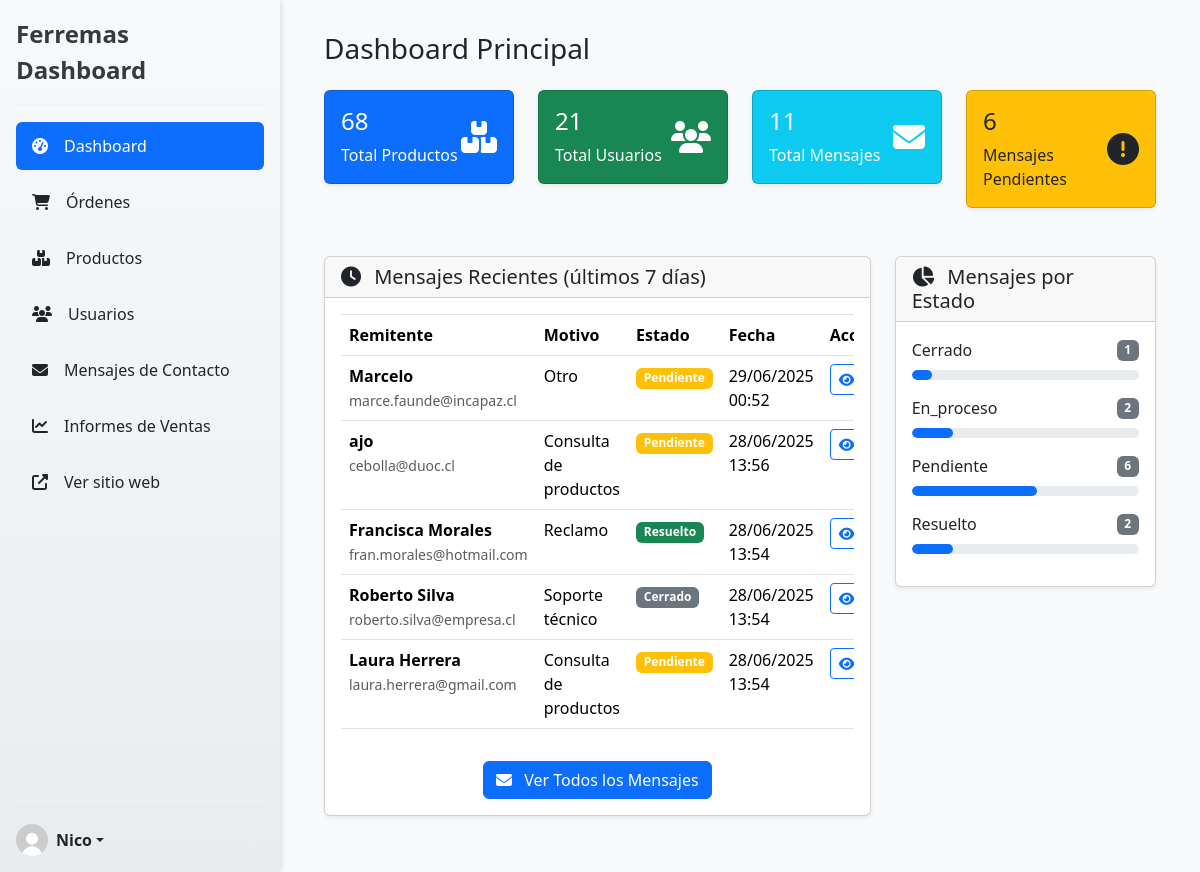
Screenshot of /dashboard-panel/ (signed in) with the database file from the repository.
### miPaypal/models.py (models this page shows, shortened)
class CustomUser(AbstractUser):
    ROLES = (
        ('cliente', 'Cliente'),
        ('bodeguero', 'Bodeguero'),
        ('contador', 'Contador'),
        ('vendedor', 'Vendedor'),
    )
    rut = models.CharField(max_length=12, blank=True, null=True)
    telefono = models.CharField(max_length=15, blank=True, null=True)
    direccion = models.TextField(blank=True, null=True)
    ciudad = models.CharField(max_length=100, blank=True, null=True, verbose_name="Ciudad")
    rol = models.CharField(max_length=10, choices=ROLES, default='cliente')

class ContactMessage(models.Model):
    REASON_CHOICES = (
        ('ventas', 'Consulta de productos'),
        ('soporte', 'Soporte técnico'),
        ('reclamo', 'Reclamo'),
        ('otro', 'Otro'),
    )
    STATUS_CHOICES = (
        ('pendiente', 'Pendiente'),
        ('en_proceso', 'En proceso'),
        ('resuelto', 'Resuelto'),
        ('cerrado', 'Cerrado'),
    )
    name = models.CharField(max_length=100, verbose_name="Nombre completo")
    email = models.EmailField(verbose_name="Correo electrónico")
    phone = models.CharField(max_length=15, verbose_name="Teléfono")
    reason = models.CharField(max_length=20, choices=REASON_CHOICES, verbose_name="Motivo")
    message = models.TextField(verbose_name="Mensaje")
    status = models.CharField(max_length=20, choices=STATUS_CHOICES, default='pendiente', verbose_name="Estado")
    created_at = models.DateTimeField(auto_now_add=True, verbose_name="Fecha de creación")
    updated_at = models.DateTimeField(auto_now=True, verbose_name="Fecha de actualización")
    attended_by = models.ForeignKey(
        settings.AUTH_USER_MODEL,
        on_delete=models.SET_NULL,
        null=True,
        blank=True,
        verbose_name="Atendido por"
    )
    response = models.TextField(blank=True, null=True, verbose_name="Respuesta")
    class Meta:
        ordering = ['-created_at']
        verbose_name = "Mensaje de Contacto"
        verbose_name_plural = "Mensajes de Contacto"
    def get_status_color(self):
        colors = {
            'pendiente': 'warning',
            'en_proceso': 'info',
            'resuelto': 'success',
            'cerrado': 'secondary',
        }
        return colors.get(self.status, 'secondary')

### ecommerce/views.py (the view)
# urls.py: path('dashboard-panel/', dashboard, name='dashboard-panel-page'),
@admin_only_required
def dashboard(request):
    from django.db.models import Count
    from datetime import datetime, timedelta
    total_products = Product.objects.count()
    total_users = CustomUser.objects.count()
    total_messages = ContactMessage.objects.count()
    pending_messages = ContactMessage.objects.filter(status='pendiente').count()
    messages_by_status = ContactMessage.objects.values('status').annotate(
        count=Count('id')
    ).order_by('status')
    week_ago = datetime.now() - timedelta(days=7)
    recent_messages = ContactMessage.objects.filter(
        created_at__gte=week_ago
    ).order_by('-created_at')[:5]
    context = {
        'total_products': total_products,
        'total_users': total_users,
        'total_messages': total_messages,
        'pending_messages': pending_messages,
        'messages_by_status': messages_by_status,
        'recent_messages': recent_messages,
    }
    return render(request, 'dashboard-panel/dashboard.html', context)

### ecommerce/templates/dashboard-panel/dashboard.html (shortened to what this page needs)
{%load static%}
<!DOCTYPE html>
<html lang="es">
<head>
    <link rel="stylesheet" href="{%static 'css/dashboard.css'%}">
    <link href="https://cdn.jsdelivr.net/npm/bootstrap@5.3.7/dist/css/bootstrap.min.css" rel="stylesheet">
    <link rel="stylesheet" href="https://cdnjs.cloudflare.com/ajax/libs/font-awesome/6.4.0/css/all.min.css">
</head>
<body>
    <div class="wrapper">
        <div class="d-flex flex-column flex-shrink-0 p-3 bg-light sidebar">
            <a href="{% url 'dashboard-panel-page' %}" class="d-flex align-items-center mb-3 mb-md-0 me-md-auto link-dark text-decoration-none">
                <span class="fs-4">Ferremas Dashboard</span>
            </a>
            <hr>
            <ul class="nav nav-pills flex-column mb-auto">
                <li class="nav-item">
                    <a href="{% url 'dashboard-panel-page' %}"
                    class="nav-link link-dark {% if request.resolver_match.url_name == 'dashboard-panel-page' %}active{% endif %}">
                        <i class="fas fa-tachometer-alt me-2"></i>Dashboard
                    </a>
                </li>
                <li class="nav-item">
                    <a href="{% url 'list-orders' %}"
                    class="nav-link link-dark {% if 'orders' in request.resolver_match.url_name %}active{% endif %}">
                        <i class="fas fa-shopping-cart me-2"></i>Órdenes
                    </a>
                </li>
                <li class="nav-item">
                    <a href="{% url 'list-products' %}"
                    class="nav-link link-dark {% if request.resolver_match.url_name == 'list-products' %}active{% endif %}">
                        <i class="fas fa-boxes me-2"></i>Productos
                    </a>
                </li>
                <li class="nav-item">
                    <a href="{% url 'list-user' %}"
                    class="nav-link link-dark {% if request.resolver_match.url_name == 'list-user' %}active{% endif %}">
                        <i class="fas fa-users me-2"></i>Usuarios
                    </a>
                </li>
                <li class="nav-item">
                    <a href="{% url 'list-contact-messages' %}"
                    class="nav-link link-dark {% if 'contact-message' in request.resolver_match.url_name %}active{% endif %}">
                        <i class="fas fa-envelope me-2"></i>Mensajes de Contacto
                    </a>
                </li>
                <li class="nav-item">
                    <a href="{% url 'informes-mensuales' %}"
                    class="nav-link link-dark {% if 'informes' in request.resolver_match.url_name %}active{% endif %}">
                        <i class="fas fa-chart-line me-2"></i>Informes de Ventas
                    </a>
                </li>
                <li class="nav-item">
                    <a href="{% url 'index-page' %}"
                    class="nav-link link-dark {% if request.resolver_match.url_name == 'home' %}active{% endif %}">
                        <i class="fas fa-external-link-alt me-2"></i>Ver sitio web
                    </a>
                </li>
            </ul>
            <hr>
            <div class="dropdown">
                <a href="#" class="d-flex align-items-center link-dark text-decoration-none dropdown-toggle show"
                id="dropdownUser2" data-bs-toggle="dropdown" aria-expanded="true">
                    <img src="{% static 'images/default-profile.jpg' %}" alt="Foto de perfil" width="32" height="32" class="rounded-circle me-2">
                    <strong>{{ user.username }}</strong>
                </a>
            </div>
        </div>
        <div class="main-content">
            {%block content%}
            <div class="container-fluid">
                <h1 class="h3 mb-4">Dashboard Principal</h1>
                <div class="row mb-4">
                    <div class="col-md-3">
                        <div class="card bg-primary text-white">
                            <div class="card-body">
                                <div class="d-flex justify-content-between align-items-center">
                                    <div>
                                        <h4 class="card-title">{{ total_products }}</h4>
                                        <p class="card-text">Total Productos</p>
                                    </div>
                                    <i class="fas fa-boxes fa-2x"></i>
                                </div>
                            </div>
                        </div>
                    </div>
                    <div class="col-md-3">
                        <div class="card bg-success text-white">
                            <div class="card-body">
                                <div class="d-flex justify-content-between align-items-center">
                                    <div>
                                        <h4 class="card-title">{{ total_users }}</h4>
                                        <p class="card-text">Total Usuarios</p>
                                    </div>
                                    <i class="fas fa-users fa-2x"></i>
                                </div>
                            </div>
                        </div>
                    </div>
                    <div class="col-md-3">
                        <div class="card bg-info text-white">
                            <div class="card-body">
                                <div class="d-flex justify-content-between align-items-center">
                                    <div>
                                        <h4 class="card-title">{{ total_messages }}</h4>
                                        <p class="card-text">Total Mensajes</p>
                                    </div>
                                    <i class="fas fa-envelope fa-2x"></i>
                                </div>
                            </div>
                        </div>
                    </div>
                    <div class="col-md-3">
                        <div class="card bg-warning text-dark">
                            <div class="card-body">
                                <div class="d-flex justify-content-between align-items-center">
                                    <div>
                                        <h4 class="card-title">{{ pending_messages }}</h4>
                                        <p class="card-text">Mensajes Pendientes</p>
                                    </div>
                                    <i class="fas fa-exclamation-circle fa-2x"></i>
                                </div>
                            </div>
                        </div>
                    </div>
                </div>
                <div class="row">
                    <div class="col-md-8">
                        <div class="card">
                            <div class="card-header">
                                <h5 class="mb-0">
                                    <i class="fas fa-clock me-2"></i>
                                    Mensajes Recientes (últimos 7 días)
                                </h5>
                            </div>
                            <div class="card-body">
                                {% if recent_messages %}
                                    <div class="table-responsive">
                                        <table class="table table-hover">
                                            <thead>
                                                <tr>
                                                    <th>Remitente</th>
                                                    <th>Motivo</th>
                                                    <th>Estado</th>
                                                    <th>Fecha</th>
                                                    <th>Acciones</th>
                                                </tr>
                                            </thead>
                                            <tbody>
                                                {% for message in recent_messages %}
                                                <tr>
                                                    <td>
                                                        <strong>{{ message.name }}</strong><br>
                                                        <small class="text-muted">{{ message.email }}</small>
                                                    </td>
                                                    <td>{{ message.get_reason_display }}</td>
                                                    <td>
                                                        <span class="badge bg-{{ message.get_status_color }}">
                                                            {{ message.get_status_display }}
                                                        </span>
                                                    </td>
                                                    <td>{{ message.created_at|date:"d/m/Y H:i" }}</td>
                                                    <td>
                                                        <a href="{% url 'view-contact-message' message.id %}"
                                                           class="btn btn-sm btn-outline-primary">
                                                            <i class="fas fa-eye"></i>
                                                        </a>
                                                    </td>
                                                </tr>
                                                {% endfor %}
                                            </tbody>
                                        </table>
                                    </div>
                                    <div class="text-center mt-3">
                                        <a href="{% url 'list-contact-messages' %}" class="btn btn-primary">
                                            <i class="fas fa-envelope me-2"></i>
                                            Ver Todos los Mensajes
                                        </a>
                                    </div>
                                {% else %}
                                    <p class="text-muted text-center">No hay mensajes recientes</p>
                                {% endif %}
                            </div>
                        </div>
                    </div>
                    <div class="col-md-4">
                        <div class="card">
                            <div class="card-header">
                                <h5 class="mb-0">
                                    <i class="fas fa-chart-pie me-2"></i>
                                    Mensajes por Estado
                                </h5>
                            </div>
                            <div class="card-body">
                                {% if messages_by_status %}
                                    {% for status in messages_by_status %}
                                    <div class="d-flex justify-content-between align-items-center mb-2">
                                        <span>{{ status.status|capfirst }}</span>
                                        <span class="badge bg-secondary">{{ status.count }}</span>
                                    </div>
                                    <div class="progress mb-3" style="height: 10px;">
                                        <div class="progress-bar" role="progressbar"
                                             style="width: {% widthratio status.count total_messages 100 %}%">
                                        </div>
                                    </div>
                                    {% endfor %}
                                {% else %}
                                    <p class="text-muted text-center">No hay mensajes</p>
                                {% endif %}
                            </div>
                        </div>
                    </div>
                </div>
            </div>
            {%endblock%}
        </div>
    </div>
</body>
</html>

### rows the page displays
CustomUser: username "Nico"
ContactMessage: name "Marcelo", email "marce.faunde@incapaz.cl", reason "Otro", status "Pendiente", created_at "29/06/2025 00:52"
ContactMessage: name "ajo", email "cebolla@duoc.cl", reason "Consulta de productos", status "Pendiente", created_at "28/06/2025 13:56"
ContactMessage: name "Francisca Morales", email "fran.morales@hotmail.com", reason "Reclamo", status "Resuelto", created_at "28/06/2025 13:54"
ContactMessage: name "Roberto Silva", email "roberto.silva@empresa.cl", reason "Soporte técnico", status "Cerrado", created_at "28/06/2025 13:54"
ContactMessage: name "Laura Herrera", email "laura.herrera@gmail.com", reason "Consulta de productos", status "Pendiente", created_at "28/06/2025 13:54"

### other values shown
{{ total_products }} "68"
{{ total_users }} "21"
{{ total_messages }} "11"
{{ pending_messages }} "6"
{{ status.status|capfirst }} "Cerrado" "En_proceso" "Pendiente" "Resuelto"
{{ status.count }} "1" "2" "6" "2"
